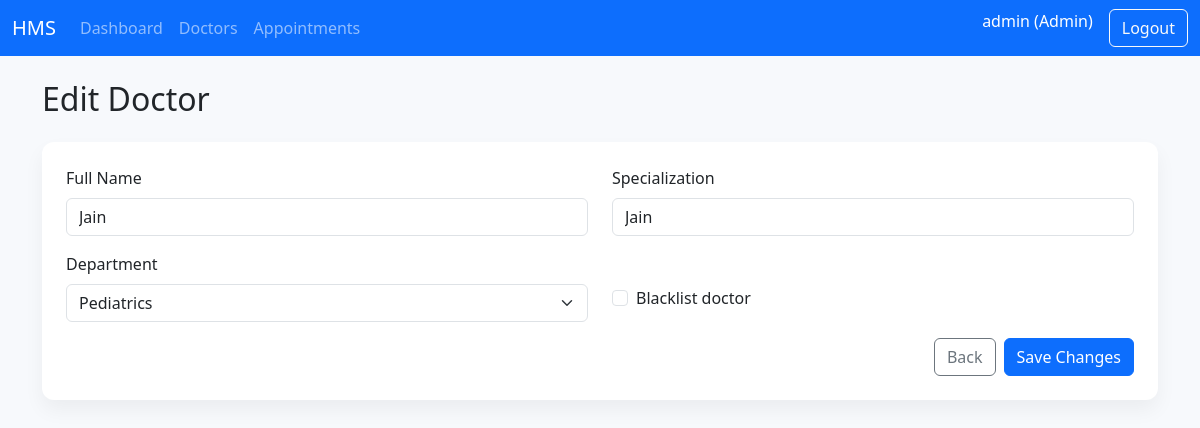
Screenshot of /admin/edit_doctor/2 (signed in) with the database file from the repository.
### tables this page shows
CREATE TABLE users (
                id INTEGER PRIMARY KEY AUTOINCREMENT,
                username TEXT UNIQUE NOT NULL,
                email TEXT UNIQUE NOT NULL,
                password_hash TEXT NOT NULL,
                role TEXT NOT NULL CHECK (role IN ('admin','doctor','patient'))
            );

CREATE TABLE doctors (
                id INTEGER PRIMARY KEY AUTOINCREMENT,
                user_id INTEGER UNIQUE NOT NULL,
                full_name TEXT NOT NULL,
                department_id INTEGER,
                specialization TEXT NOT NULL,
                availability TEXT DEFAULT '',
                is_blacklisted INTEGER DEFAULT 0,
                FOREIGN KEY (user_id) REFERENCES users(id),
                FOREIGN KEY (department_id) REFERENCES departments(id)
            );

CREATE TABLE departments (
                id INTEGER PRIMARY KEY AUTOINCREMENT,
                name TEXT UNIQUE NOT NULL,
                description TEXT
            );

### admin_routes.py (the view, shortened to what this page needs)
@admin_bp.route("/edit_doctor/<int:doctor_id>", methods=["GET", "POST"])
@login_required
@role_required("admin")
def edit_doctor(doctor_id):
    conn = get_db()
    doctor = conn.execute(
        """
        SELECT d.*, u.email, u.username
        FROM doctors d
        JOIN users u ON d.user_id = u.id
        WHERE d.id = ?
        """,
        (doctor_id,),
    ).fetchone()
    departments = conn.execute("SELECT * FROM departments").fetchall()
    if not doctor:
        flash("Doctor not found.", "warning")
        return redirect(url_for("admin.doctors"))
    return render_template(
        "admin/edit_doctor.html", doctor=doctor, departments=departments
    )

### database.py (called while the page is built)
def get_db():
    if "db" not in g:
        db_path = current_app.config["DATABASE"]
        g.db = sqlite3.connect(db_path)
        g.db.row_factory = sqlite3.Row
    return g.db

### models.py (called while the page is built)
def fetch_user_by_id(user_id):
    conn = get_db()
    user = conn.execute("SELECT * FROM users WHERE id = ?", (user_id,)).fetchone()
    return user

### utils.py (called while the page is built)
def role_required(role):
    def decorator(func):
        @wraps(func)
        def wrapper(*args, **kwargs):
            if not current_user.is_authenticated:
                flash("Please log in to continue.", "warning")
                return redirect(url_for("auth.login"))
            if current_user.role != role:
                flash("Unauthorized access.", "danger")
                return redirect(url_for(f"{current_user.role}.dashboard"))
            return func(*args, **kwargs)
        return wrapper
    return decorator

### templates/admin/edit_doctor.html (shortened to what this page needs)
{% extends "base.html" %}
{% block content %}
<h2 class="mb-4">Edit Doctor</h2>
<form method="post" class="card p-4">
  <div class="row">
    <div class="col-md-6 mb-3">
      <label class="form-label">Full Name</label>
      <input type="text" class="form-control" name="full_name" value="{{ doctor['full_name'] }}" required />
    </div>
    <div class="col-md-6 mb-3">
      <label class="form-label">Specialization</label>
      <input type="text" class="form-control" name="specialization" value="{{ doctor['specialization'] }}" required />
    </div>
    <div class="col-md-6 mb-3">
      <label class="form-label">Department</label>
      <select class="form-select" name="department_id">
        {% for dept in departments %}
          <option value="{{ dept['id'] }}" {% if doctor['department_id'] == dept['id'] %}selected{% endif %}>
            {{ dept['name'] }}
          </option>
        {% endfor %}
      </select>
    </div>
    <div class="col-md-6 mb-3 d-flex align-items-center">
      <div class="form-check mt-4">
        <input class="form-check-input" type="checkbox" name="is_blacklisted" id="blacklisted" {% if doctor['is_blacklisted'] %}checked{% endif %} />
        <label class="form-check-label" for="blacklisted">Blacklist doctor</label>
      </div>
    </div>
  </div>
  <div class="d-flex justify-content-end gap-2">
    <a class="btn btn-outline-secondary" href="{{ url_for('admin.doctors') }}">Back</a>
    <button class="btn btn-primary" type="submit">Save Changes</button>
  </div>
</form>
{% endblock %}

### templates/base.html (shortened to what this page needs)
<!doctype html>
<html lang="en">
  <head>
    <link
      href="https://cdn.jsdelivr.net/npm/bootstrap@5.3.3/dist/css/bootstrap.min.css"
      rel="stylesheet"
    />
    <link rel="stylesheet" href="{{ url_for('static', filename='css/style.css') }}" />
  </head>
  <body>
    <nav class="navbar navbar-expand-lg navbar-dark bg-primary">
      <div class="container-fluid">
        <a class="navbar-brand" href="/">HMS</a>
        <div class="collapse navbar-collapse" id="navbarNav">
          <ul class="navbar-nav me-auto">
            {% if current_user.is_authenticated %}
              {% if current_user.role == 'admin' %}
                <li class="nav-item">
                  <a class="nav-link" href="{{ url_for('admin.dashboard') }}">Dashboard</a>
                </li>
                <li class="nav-item">
                  <a class="nav-link" href="{{ url_for('admin.doctors') }}">Doctors</a>
                </li>
                <li class="nav-item">
                  <a class="nav-link" href="{{ url_for('admin.appointments') }}">Appointments</a>
                </li>
              {% endif %}
            {% endif %}
          </ul>
          <ul class="navbar-nav">
            {% if current_user.is_authenticated %}
              <li class="nav-item">
                <span class="navbar-text text-white me-3">
                  {{ current_user.username }} ({{ current_user.role|title }})
                </span>
              </li>
              <li class="nav-item">
                <a class="btn btn-outline-light" href="{{ url_for('auth.logout') }}">Logout</a>
              </li>
            {% endif %}
          </ul>
        </div>
      </div>
    </nav>
    <main class="container my-4">
      {% block content %}{% endblock %}
    </main>
  </body>
</html>

### static/css/style.css (style rules this page uses)
body { background-color: #f7f9fc; }
.card { border-radius: 0.75rem; border: none; box-shadow: 0 10px 20px rgba(0, 0, 0, 0.05); }

### rows the page displays
users: username "admin", role "Admin"
doctors: full_name "Jain", specialization "Jain", department_id "Pediatrics"
